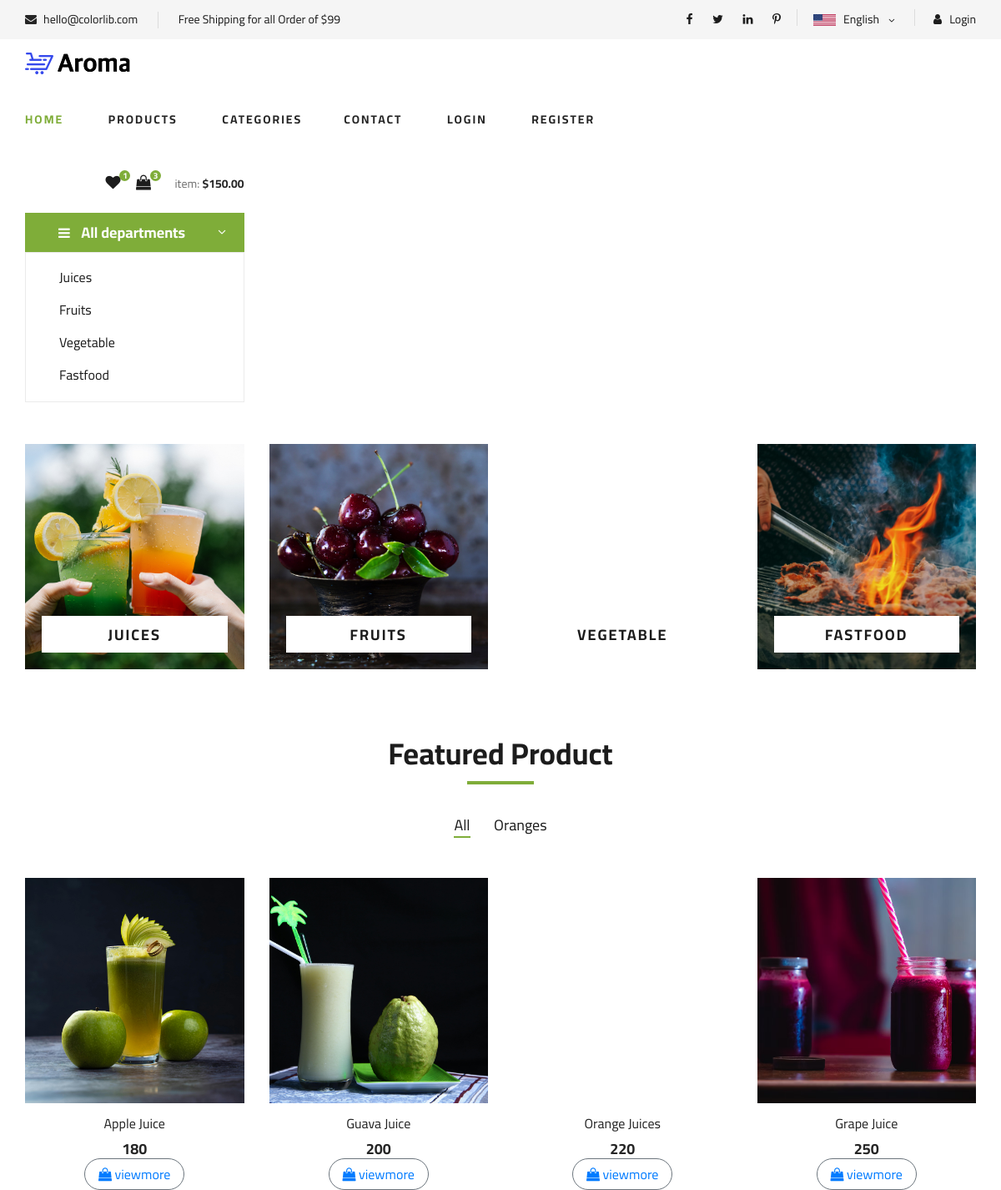
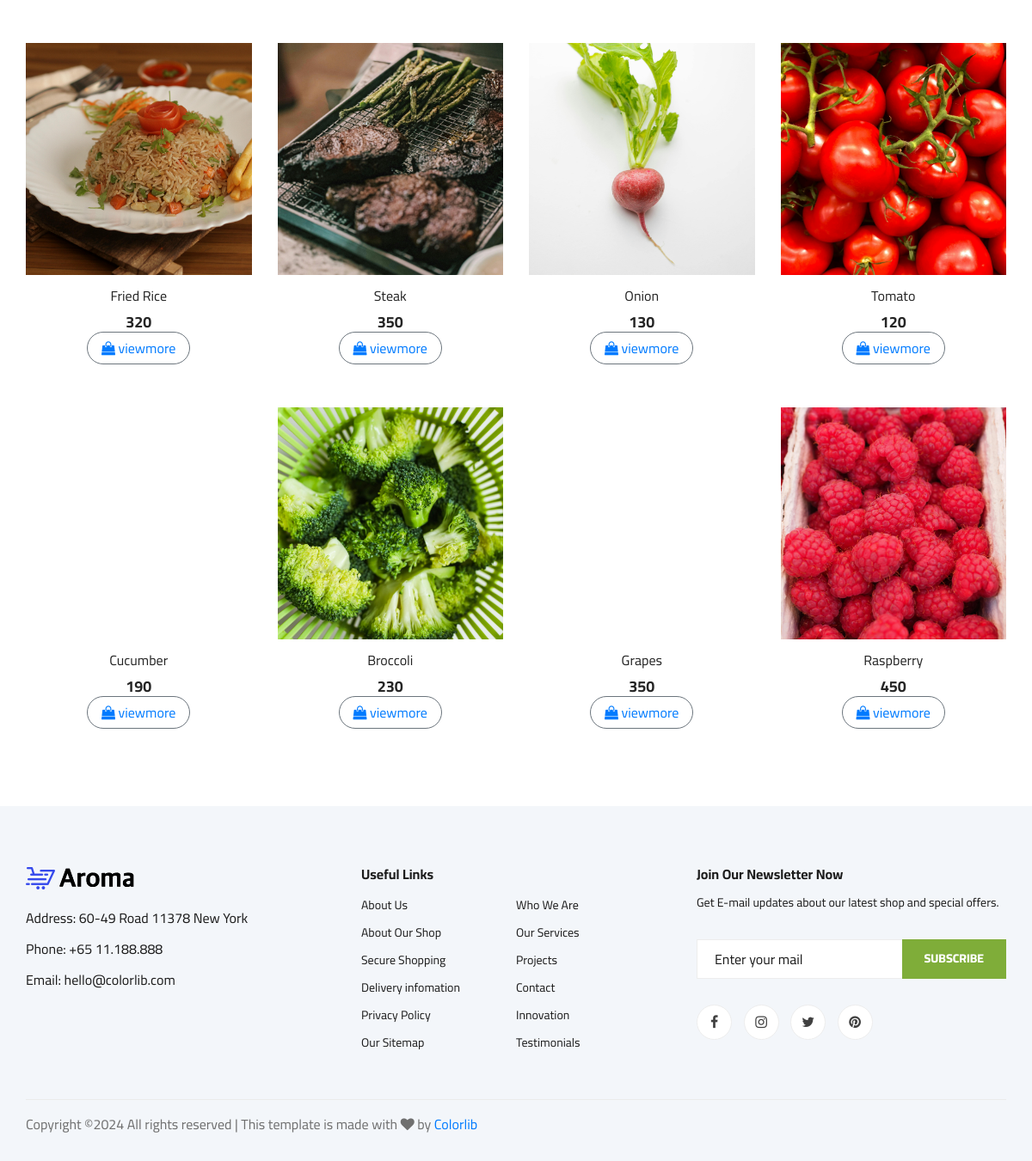
/index, run on the app's committed database (2 pictures, top to bottom).
### adminapp/models.py (models this page shows)
class CATEGORIES(models.Model):
    category=models.CharField(max_length=10)
    categoryimage=models.ImageField(upload_to="categoryimage")
    categorydiscription=models.CharField(max_length=10)

class PRODUCTS(models.Model):
    productname=models.CharField(max_length=10)
    productimage=models.ImageField(upload_to="productimage")
    productprice=models.IntegerField()
    category=models.CharField(max_length=10,)

### userapp/views.py (the view)
# urls.py: path('index',views.index,name="index"),
def index(request):
    data=PRODUCTS.objects.all()
    data1=CATEGORIES.objects.all()
    return render(request,"index.html",{'data':data,'data1':data1})

### userapp/templates/index.html (shortened to what this page needs)
{% load static %}
<!DOCTYPE html>
<html lang="zxx">
<head>
    <link rel="stylesheet" href="{% static 'css/bootstrap.min.css' %}" type="text/css">
    <link rel="stylesheet" href="{% static 'css/font-awesome.min.css' %}" type="text/css">
    <link rel="stylesheet" href="{% static 'css/elegant-icons.css' %}" type="text/css">
    <link rel="stylesheet" href="{% static 'css/nice-select.css' %}" type="text/css">
    <link rel="stylesheet" href="{% static 'css/jquery-ui.min.css' %}" type="text/css">
    <link rel="stylesheet" href="{% static 'css/owl.carousel.min.css' %}" type="text/css">
    <link rel="stylesheet" href="{% static 'css/slicknav.min.css' %}" type="text/css">
    <link rel="stylesheet" href="{% static 'css/style.css' %}" type="text/css">
</head>
<body>
    <header class="header">
        <div class="header__top">
            <div class="container">
                <div class="row">
                    <div class="col-lg-6 col-md-6">
                        <div class="header__top__left">
                            <ul>
                                <li><i class="fa fa-envelope"></i> hello@colorlib.com</li>
                                <li>Free Shipping for all Order of $99</li>
                            </ul>
                        </div>
                    </div>
                    <div class="col-lg-6 col-md-6">
                        <div class="header__top__right">
                            <div class="header__top__right__social">
                                <a href="#"><i class="fa fa-facebook"></i></a>
                                <a href="#"><i class="fa fa-twitter"></i></a>
                                <a href="#"><i class="fa fa-linkedin"></i></a>
                                <a href="#"><i class="fa fa-pinterest-p"></i></a>
                            </div>
                            <div class="header__top__right__language">
                                <img src="{% static 'img/language.png' %}" alt="">
                                <div>English</div>
                                <span class="arrow_carrot-down"></span>
                            </div>
                            <div class="header__top__right__auth">
                                <a href="#"><i class="fa fa-user"></i> Login</a>
                            </div>
                        </div>
                    </div>
                </div>
            </div>
        </div>
        <div class="container">
            <div class="row">
                <div class="col-lg-3">
                    <div class="header__logo">
                        <a href="./index.html"><img src="{% static 'img/logo.png' %}" alt=""></a>
                    </div>
                </div>
                <div class="col-lg-12">
                    <nav class="header__menu">
                        <ul>
                            <li class="active"><a href="{% url 'index' %}">Home</a></li>
                            <li><a href="{% url 'products' category='all' %}">products</a></li>
                            <li><a href="{% url 'category' %}">categories</a>
                            <li><a href="{% url 'contact' %}">Contact</a></li>
                            {% if 'u_id' in request.session %}
                                        <li><a href="">welcome{{request.session.emailaddress_u}}</a></li>
                                        <li><a href="{% url 'userlogout' %}">Logout</a></li>
                                        {% else %}
                            <li><a href="{% url 'login' %}">Login</a></li>
                            <li><a href="{% url 'regform' %}">Register</a></li>
                            {% endif %}
                        </ul>
                    </nav>
                </div>
                <div class="col-lg-3">
                    <div class="header__cart">
                        <ul>
                            <li><a href="#"><i class="fa fa-heart"></i> <span>1</span></a></li>
                            <li><a href="#"><i class="fa fa-shopping-bag"></i> <span>3</span></a></li>
                        </ul>
                        <div class="header__cart__price">item: <span>$150.00</span></div>
                    </div>
                </div>
            </div>
        </div>
    </header>
    <section class="hero">
        <div class="container">
            <div class="row">
                <div class="col-lg-3">
                    <div class="hero__categories">
                        <div class="hero__categories__all">
                            <i class="fa fa-bars"></i>
                            <span>All departments</span>
                        </div>
                        <ul>
                            {% for i in data1 %}
                                <li><a href="{% url 'products' category=i.category %}">{{i.category}}</a></li>
                            {% endfor %}
                        </ul>
                    </div>
                </div>
            </div>
        </div>
    </section>
    {% block content %}
    <section class="categories">
        <div class="container">
            <div class="row">
                <div class="categories__slider owl-carousel">
                    {% for i in data1 %}
                    <div class="col-lg-3">
                        <div class="categories__item set-bg" data-setbg="{{i.categoryimage.url}}">
                            <h5><a href="{% url 'category' %}">{{i.category}}</a></h5>
                        </div>
                    </div>
                    {% endfor %}
                    </div>
                </div>
            </div>
    </section>
    <section class="featured spad">
        <div class="container">
            <div class="row">
                <div class="col-lg-12">
                    <div class="section-title">
                        <h2>Featured Product</h2>
                    </div>
                    <div class="featured__controls">
                        <ul>
                            <li class="active" data-filter="*">All</li>
                            <li data-filter=".oranges">Oranges</li>
                        </ul>
                    </div>
                </div>
            </div>
            <div class="row featured__filter">
            {% for i in data %}
                <div class="col-lg-3 col-md-4 col-sm-6 mix oranges fresh-meat">
                    <div class="featured__item">
                        <div class="featured__item__pic set-bg" data-setbg="{{i.productimage.url}}">
                        </div>
                        <div class="featured__item__text">
                            <h6><a href="#">{{i.productname}}</a></h6>
                            <h5>{{i.productprice}}</h5>
                            <center> <a href="{% url 'singleproducts' i.id %}" class="btn border border-secondary rounded-pill px-3 text-primary"><i class="fa fa-shopping-bag me-2 text-primary"></i> viewmore</a></center>
                        </div>
                    </div>
                </div>
                {% endfor %}
    </section>
    {% endblock %}
    <footer class="footer spad">
        <div class="container">
            <div class="row">
                <div class="col-lg-3 col-md-6 col-sm-6">
                    <div class="footer__about">
                        <div class="footer__about__logo">
                            <a href="./index.html"><img src="{% static 'img/logo.png' %}" alt=""></a>
                        </div>
                        <ul>
                            <li>Address: 60-49 Road 11378 New York</li>
                            <li>Phone: +65 11.188.888</li>
                            <li>Email: hello@colorlib.com</li>
                        </ul>
                    </div>
                </div>
                <div class="col-lg-4 col-md-6 col-sm-6 offset-lg-1">
                    <div class="footer__widget">
                        <h6>Useful Links</h6>
                        <ul>
                            <li><a href="#">About Us</a></li>
                            <li><a href="#">About Our Shop</a></li>
                            <li><a href="#">Secure Shopping</a></li>
                            <li><a href="#">Delivery infomation</a></li>
                            <li><a href="#">Privacy Policy</a></li>
                            <li><a href="#">Our Sitemap</a></li>
                        </ul>
                        <ul>
                            <li><a href="#">Who We Are</a></li>
                            <li><a href="#">Our Services</a></li>
                            <li><a href="#">Projects</a></li>
                            <li><a href="#">Contact</a></li>
                            <li><a href="#">Innovation</a></li>
                            <li><a href="#">Testimonials</a></li>
                        </ul>
                    </div>
                </div>
                <div class="col-lg-4 col-md-12">
                    <div class="footer__widget">
                        <h6>Join Our Newsletter Now</h6>
                        <p>Get E-mail updates about our latest shop and special offers.</p>
                        <form action="#">
                            <input type="text" placeholder="Enter your mail">
                            <button type="submit" class="site-btn">Subscribe</button>
                        </form>
                        <div class="footer__widget__social">
                            <a href="#"><i class="fa fa-facebook"></i></a>
                            <a href="#"><i class="fa fa-instagram"></i></a>
                            <a href="#"><i class="fa fa-twitter"></i></a>
                            <a href="#"><i class="fa fa-pinterest"></i></a>
                        </div>
                    </div>
                </div>
            </div>
            <div class="row">
                <div class="col-lg-12">
                    <div class="footer__copyright">
                        <div class="footer__copyright__text"><p>
  Copyright &copy;<script>document.write(new Date().getFullYear());</script> All rights reserved | This template is made with <i class="fa fa-heart" aria-hidden="true"></i> by <a href="https://colorlib.com" target="_blank">Colorlib</a>
  </p></div>
                    </div>
                </div>
            </div>
        </div>
    </footer>
</body>
</html>

### data on the page
CATEGORIES: category "Juices", shows a picture, category "JUICES"
CATEGORIES: category "Fruits", shows a picture, category "FRUITS"
CATEGORIES: category "Vegetable", category "VEGETABLE"
CATEGORIES: category "Fastfood", shows a picture, category "FASTFOOD"
PRODUCTS: shows a picture, productname "Apple Juice", productprice "180"
PRODUCTS: shows a picture, productname "Guava Juice", productprice "200"
PRODUCTS: productname "Orange Juices", productprice "220"
PRODUCTS: shows a picture, productname "Grape Juice", productprice "250"
PRODUCTS: shows a picture, productname "Fried Rice", productprice "320"
PRODUCTS: shows a picture, productname "Steak", productprice "350"
PRODUCTS: shows a picture, productname "Onion", productprice "130"
PRODUCTS: shows a picture, productname "Tomato", productprice "120"
PRODUCTS: productname "Cucumber", productprice "190"
PRODUCTS: shows a picture, productname "Broccoli", productprice "230"
PRODUCTS: productname "Grapes", productprice "350"
PRODUCTS: shows a picture, productname "Raspberry", productprice "450"
